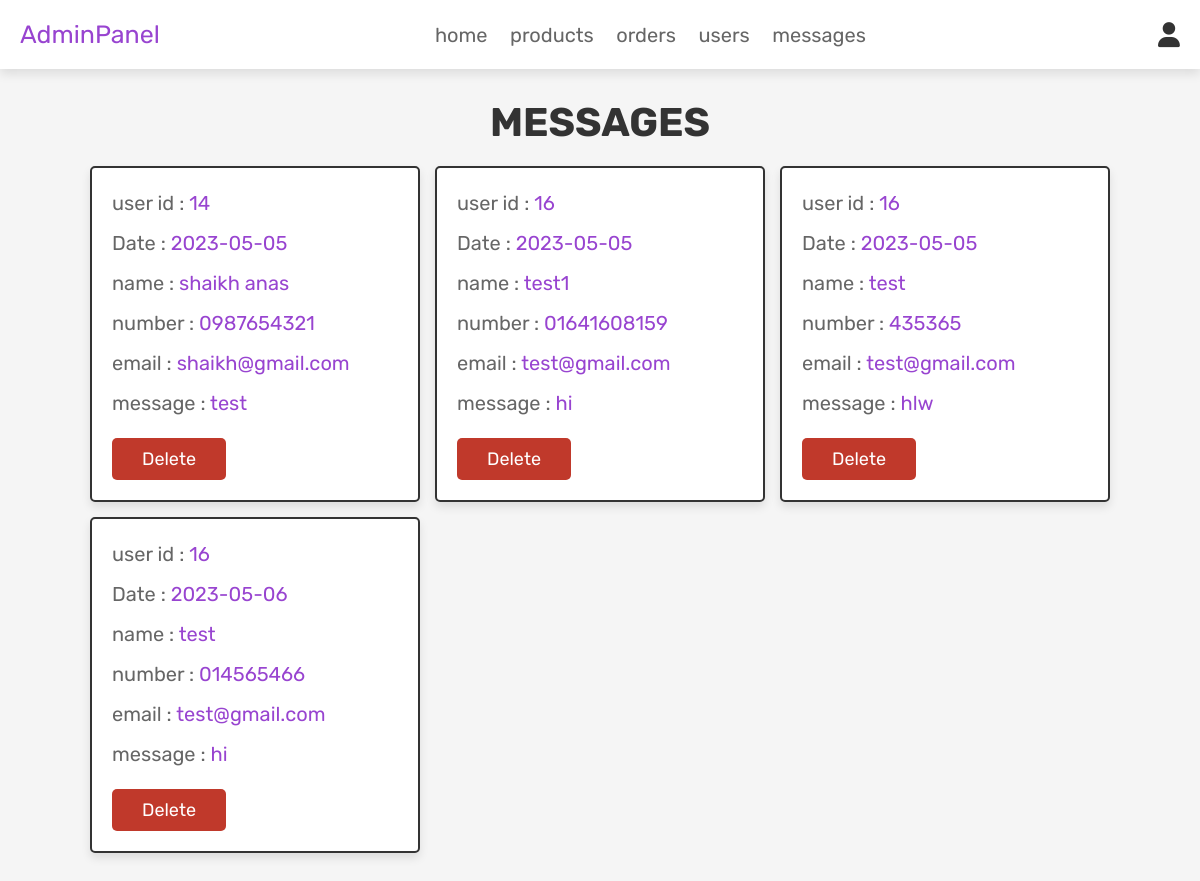
/admin_contacts.php (signed in), run on the app's committed database.
### tables this page shows
CREATE TABLE `message` (
  `id` int(100) NOT NULL,
  `user_id` int(100) NOT NULL,
  `name` varchar(100) NOT NULL,
  `email` varchar(100) NOT NULL,
  `number` varchar(12) NOT NULL,
  `message` varchar(250) NOT NULL,
  `date` date NOT NULL DEFAULT current_timestamp()
);

### admin_contacts.php (the view, shortened to what this page needs)
<?php
@include 'config.php';
?>
<!DOCTYPE html>
<html lang="en">
<head>
   <link rel="stylesheet" href="https://cdnjs.cloudflare.com/ajax/libs/font-awesome/6.0.0/css/all.min.css">
   <link rel="stylesheet" href="css/admin_style.css">
</head>
<body>
<?php @include 'admin_header.php'; ?>
<section class="messages">
   <h1 class="title">messages</h1>
   <div class="box-container">
      <?php
       $select_message = mysqli_query($conn, "SELECT * FROM `message`") or die('query failed');
       if(mysqli_num_rows($select_message) > 0){
          while($fetch_message = mysqli_fetch_assoc($select_message)){
      ?>
      <div class="box">
         <p>user id : <span><?php echo $fetch_message['user_id']; ?></span> </p>
         <p>Date : <span><?php echo $fetch_message['date']; ?></span> </p>
         <p>name : <span><?php echo $fetch_message['name']; ?></span> </p>
         <p>number : <span><?php echo $fetch_message['number']; ?></span> </p>
         <p>email : <span><?php echo $fetch_message['email']; ?></span> </p>
         <p>message : <span><?php echo $fetch_message['message']; ?></span> </p>
         <a href="admin_contacts.php?delete=<?php echo $fetch_message['id']; ?>" onclick="return confirm('delete this message?');" class="delete-btn">delete</a>
      </div>
      <?php
         }
      }else{
         echo '<p class="empty">you have no messages!</p>';
      }
      ?>
   </div>
</section>
</body>
</html>

### css/admin_style.css (style rules this page uses)
:root { --pink:#9844d0; --red:#c0392b; --orange:#f39c12; --black:#333; --white:#fff; --light-color:#666; --light-white:#ccc; --light-bg:#f5f5f5; --border:.2rem solid var(--black); --box-shadow:0 .5rem 1rem rgba(0,0,0,.1); }
* { font-family: 'Rubik', sans-serif; margin:0; padding:0; box-sizing: border-box; outline: none; border:none; text-decoration: none; transition:all .2s linear; }
html { font-size: 62.5%; overflow-x: hidden; scroll-behavior: smooth; scroll-padding-top: 6.5rem; }
body { background: var(--light-bg); }
section { padding:3rem 2rem; }
.title { text-align: center; margin-bottom: 2rem; color:var(--black); text-transform: uppercase; font-size: 4rem; }
.btn, .delete-btn, .option-btn { display: inline-block; border-radius: .5rem; margin-top: 1rem; font-size: 1.8rem; color:var(--white); cursor: pointer; padding:1rem 3rem; text-transform: capitalize; }
.delete-btn { background-color: var(--red); }
.messages .box-container { display: grid; grid-template-columns: repeat(auto-fit, 33rem); gap:1.5rem; align-items: flex-start; max-width: 1200px; margin: 0 auto; justify-content: center; }
.messages .box-container .box { padding:2rem; border:var(--border); background-color: var(--white); box-shadow: var(--box-shadow); border-radius: .5rem; }
.messages .box-container .box p { font-size: 2rem; color:var(--light-color); margin-bottom: 1rem; line-height: 1.5; }
.messages .box-container .box p span { color:var(--pink); }

### data on the page
message: user "14", date "2023-05-05", name "shaikh anas", number "0987654321", email "shaikh@gmail.com", message "test"
message: user "16", date "2023-05-05", name "test1", number "01641608159", email "test@gmail.com", message "hi"
message: user "16", date "2023-05-05", name "test", number "435365", email "test@gmail.com", message "hlw"
message: user "16", date "2023-05-06", name "test", number "014565466", email "test@gmail.com", message "hi"
